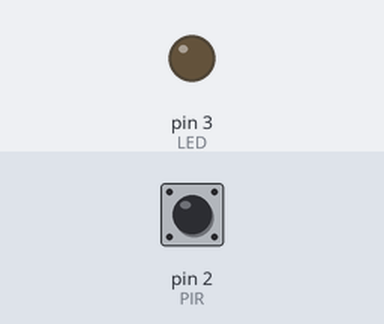
A sketch run on a simulated Arduino Uno, built with avr-gcc and run on an emulated ATmega328P. Parts: output pins drawn as LEDs (lit = HIGH). The test bench sets the inputs (shaded band); at power-on: pin 2 (PIR) LOW. What the sketch prints to the serial monitor is not drawn.

Above: at 1.2 s.
1.3 s: pin 2 (PIR) driven HIGH
At 1.9 s:
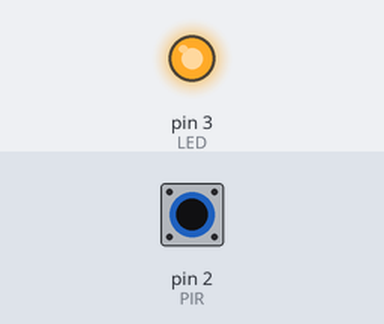
2.8 s: pin 2 (PIR) driven LOW
5.8 s: pin 2 (PIR) pulsed HIGH 2 times (0.12 s each, 0.3 s apart)
9.4 s: pin 2 (PIR) pulsed HIGH 2 times (0.12 s each, 0.3 s apart)
At 37.9 s:
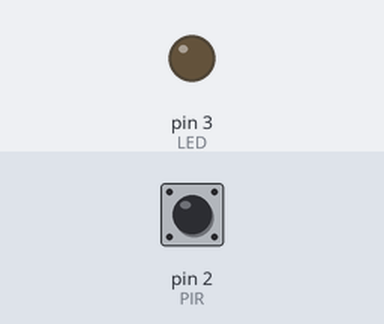
Timing chart, 0 to 38.2 s (numbered marks = the images above; inputs shaded):
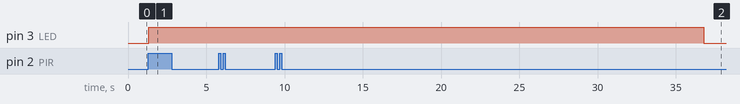

The sketch:

pir.ino
```cpp
#define PIR 2 //4
#define LED 3 //5
#define MAX1 1000
#define MAX2 2000


int PIR_value=LOW;
int counter=0;
int intel=LOW;


void setup() {
  // put your setup code here, to run once:
  pinMode(PIR,INPUT);
  pinMode(LED,OUTPUT);
  intel=HIGH;
  Serial.begin(9600);
}

void loop() {
  // put your main code here, to run repeatedly:
  if(intel==HIGH){
    int pir_value=digitalRead(PIR);
    if(pir_value==HIGH){
      digitalWrite(LED,HIGH);
      counter=0;
      //intel=LOW;
    }
    else{
      counter++;
      if(counter>MAX1){
        digitalWrite(LED,LOW);
        counter=0;
      }
    }
  }
  delay(10);
  Serial.print("Counter : ");
  Serial.println(counter);
  Serial.print("Intel : ");
  Serial.println(intel);
}
```

Measured:
- after the input at 1.3 s, pin 3 (LED): LOW → HIGH at once
- after the input at 9.4 s, pin 3 (LED): HIGH → LOW after 27.4 s instead of 23.8 s
